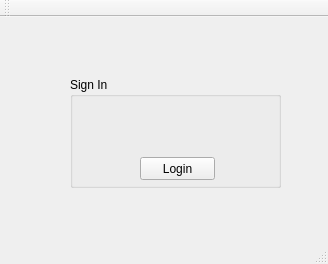
<?xml version="1.0" encoding="UTF-8"?>
<ui version="4.0">
 <class>InformationProject</class>
 <widget class="QMainWindow" name="InformationProject">
  <property name="geometry">
   <rect>
    <x>0</x>
    <y>0</y>
    <width>328</width>
    <height>264</height>
   </rect>
  </property>
  <property name="windowTitle">
   <string>InformationProject</string>
  </property>
  <widget class="QWidget" name="centralWidget">
   <widget class="QGroupBox" name="groupBox">
    <property name="geometry">
     <rect>
      <x>70</x>
      <y>60</y>
      <width>211</width>
      <height>111</height>
     </rect>
    </property>
    <property name="title">
     <string>Sign In</string>
    </property>
    <widget class="QPushButton" name="pushButton_Login">
     <property name="geometry">
      <rect>
       <x>70</x>
       <y>80</y>
       <width>75</width>
       <height>23</height>
      </rect>
     </property>
     <property name="text">
      <string>Login</string>
     </property>
    </widget>
    <widget class="QWidget" name="">
     <property name="geometry">
      <rect>
       <x>10</x>
       <y>20</y>
       <width>190</width>
       <height>22</height>
      </rect>
     </property>
     <layout class="QHBoxLayout" name="horizontalLayout">
      <item>
       <widget class="QLabel" name="label">
        <property name="text">
         <string>UserName</string>
        </property>
       </widget>
      </item>
      <item>
       <widget class="QLineEdit" name="lineEdit_UserName"/>
      </item>
     </layout>
    </widget>
    <widget class="QWidget" name="">
     <property name="geometry">
      <rect>
       <x>10</x>
       <y>50</y>
       <width>191</width>
       <height>22</height>
      </rect>
     </property>
     <layout class="QHBoxLayout" name="horizontalLayout_2">
      <item>
       <widget class="QLabel" name="label_2">
        <property name="text">
         <string>Password</string>
        </property>
       </widget>
      </item>
      <item>
       <widget class="QLineEdit" name="lineEdit_Password"/>
      </item>
     </layout>
    </widget>
   </widget>
  </widget>
  <widget class="QToolBar" name="mainToolBar">
   <attribute name="toolBarArea">
    <enum>TopToolBarArea</enum>
   </attribute>
   <attribute name="toolBarBreak">
    <bool>false</bool>
   </attribute>
  </widget>
  <widget class="QStatusBar" name="statusBar"/>
 </widget>
 <layoutdefault spacing="6" margin="11"/>
 <resources/>
 <connections/>
</ui>
